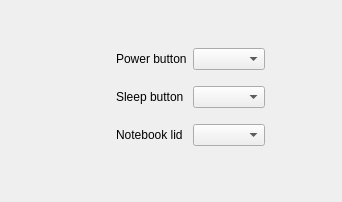
<?xml version="1.0" encoding="UTF-8"?>
<ui version="4.0">
 <class>WidgetBtnSettings</class>
 <widget class="QWidget" name="WidgetBtnSettings">
  <property name="geometry">
   <rect>
    <x>0</x>
    <y>0</y>
    <width>342</width>
    <height>202</height>
   </rect>
  </property>
  <property name="windowTitle">
   <string>Form</string>
  </property>
  <layout class="QVBoxLayout" name="verticalLayout">
   <item>
    <spacer name="verticalSpacer_2">
     <property name="orientation">
      <enum>Qt::Vertical</enum>
     </property>
     <property name="sizeHint" stdset="0">
      <size>
       <width>20</width>
       <height>14</height>
      </size>
     </property>
    </spacer>
   </item>
   <item>
    <layout class="QHBoxLayout" name="horizontalLayout">
     <item>
      <spacer name="horizontalSpacer">
       <property name="orientation">
        <enum>Qt::Horizontal</enum>
       </property>
       <property name="sizeHint" stdset="0">
        <size>
         <width>40</width>
         <height>20</height>
        </size>
       </property>
      </spacer>
     </item>
     <item>
      <layout class="QGridLayout" name="gridLayout_2">
       <item row="0" column="0">
        <widget class="QLabel" name="powerBtnImg">
         <property name="minimumSize">
          <size>
           <width>32</width>
           <height>32</height>
          </size>
         </property>
         <property name="maximumSize">
          <size>
           <width>32</width>
           <height>32</height>
          </size>
         </property>
         <property name="text">
          <string/>
         </property>
         <property name="pixmap">
          <pixmap resource="../pc-power.qrc">:/images/btn_power.png</pixmap>
         </property>
         <property name="scaledContents">
          <bool>true</bool>
         </property>
        </widget>
       </item>
       <item row="0" column="1">
        <widget class="QLabel" name="label_4">
         <property name="text">
          <string>Power button</string>
         </property>
        </widget>
       </item>
       <item row="0" column="2">
        <widget class="QComboBox" name="powerBtnCB"/>
       </item>
       <item row="1" column="0">
        <widget class="QLabel" name="sleepBtnImg">
         <property name="minimumSize">
          <size>
           <width>32</width>
           <height>32</height>
          </size>
         </property>
         <property name="maximumSize">
          <size>
           <width>32</width>
           <height>32</height>
          </size>
         </property>
         <property name="text">
          <string/>
         </property>
         <property name="pixmap">
          <pixmap resource="../pc-power.qrc">:/images/btn_sleep.png</pixmap>
         </property>
         <property name="scaledContents">
          <bool>true</bool>
         </property>
        </widget>
       </item>
       <item row="1" column="1">
        <widget class="QLabel" name="sleepBtnDesc">
         <property name="text">
          <string>Sleep button</string>
         </property>
        </widget>
       </item>
       <item row="1" column="2">
        <widget class="QComboBox" name="sleepBtnCB"/>
       </item>
       <item row="2" column="0">
        <widget class="QLabel" name="lidImg">
         <property name="minimumSize">
          <size>
           <width>32</width>
           <height>32</height>
          </size>
         </property>
         <property name="maximumSize">
          <size>
           <width>32</width>
           <height>32</height>
          </size>
         </property>
         <property name="text">
          <string/>
         </property>
         <property name="pixmap">
          <pixmap resource="../pc-power.qrc">:/images/lid.png</pixmap>
         </property>
         <property name="scaledContents">
          <bool>true</bool>
         </property>
        </widget>
       </item>
       <item row="2" column="1">
        <widget class="QLabel" name="lidDesc">
         <property name="text">
          <string>Notebook lid</string>
         </property>
        </widget>
       </item>
       <item row="2" column="2">
        <widget class="QComboBox" name="lidCB"/>
       </item>
      </layout>
     </item>
     <item>
      <spacer name="horizontalSpacer_2">
       <property name="orientation">
        <enum>Qt::Horizontal</enum>
       </property>
       <property name="sizeHint" stdset="0">
        <size>
         <width>40</width>
         <height>20</height>
        </size>
       </property>
      </spacer>
     </item>
    </layout>
   </item>
   <item>
    <spacer name="verticalSpacer">
     <property name="orientation">
      <enum>Qt::Vertical</enum>
     </property>
     <property name="sizeHint" stdset="0">
      <size>
       <width>20</width>
       <height>40</height>
      </size>
     </property>
    </spacer>
   </item>
  </layout>
 </widget>
 <resources>
  <include location="../pc-power.qrc"/>
  <include location="pc-power.qrc"/>
 </resources>
 <connections/>
</ui>
